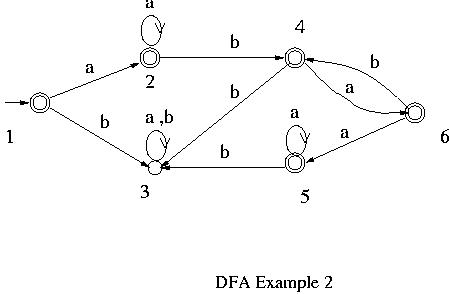
//> input picture image001.jpg, 449 x 294 px
$ ./filtersprueba image001.jpg   (built with g++ and OpenCV 4)
//> lines starting //> are read from the running program, lines starting //| are printed output that depends on the picture
### filtersprueba.h
#ifndef FILTERSPRUEBA_H
#define FILTERSPRUEBA_H


class filtersprueba
{
public:
    filtersprueba();
};

#endif // FILTERSPRUEBA_H

### filtersprueba.cpp
#include "filtersprueba.h"

/*filtersprueba::filtersprueba()
{

}*/

#include "opencv2/opencv.hpp"

using namespace cv;

int main( int argc, char** argv )
{
    // Read the source file
    Mat src;
    src = imread(argv[1]);
//> src is the input picture: 294 rows x 449 cols, CV_8UC3; min 0, max 255, mean 248.7

    // Apply the filters
    Mat dst, dst2;
    GaussianBlur( src, dst, Size( 9, 9 ), 0, 0);
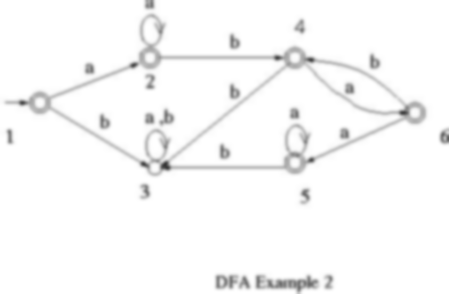
//> dst: 294 rows x 449 cols, CV_8UC3; min 54, max 255, mean 248.7
    medianBlur( src, dst2, 9);
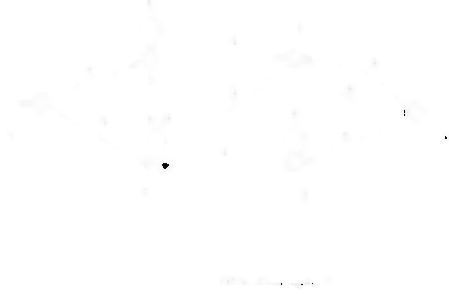
//> dst2: 294 rows x 449 cols, CV_8UC3; min 6, max 255, mean 254.7

    // Show the results
    namedWindow( " ORIGINAL ", WINDOW_AUTOSIZE );
    imshow( " ORIGINAL ", src );
    namedWindow( " GAUSSIAN BLUR ", WINDOW_AUTOSIZE );
    imshow( " GAUSSIAN BLUR ", dst );
    namedWindow( " MEDIAN BLUR ", WINDOW_AUTOSIZE );
    imshow( " MEDIAN BLUR ", dst2 );

    waitKey();
    return 0;
}
